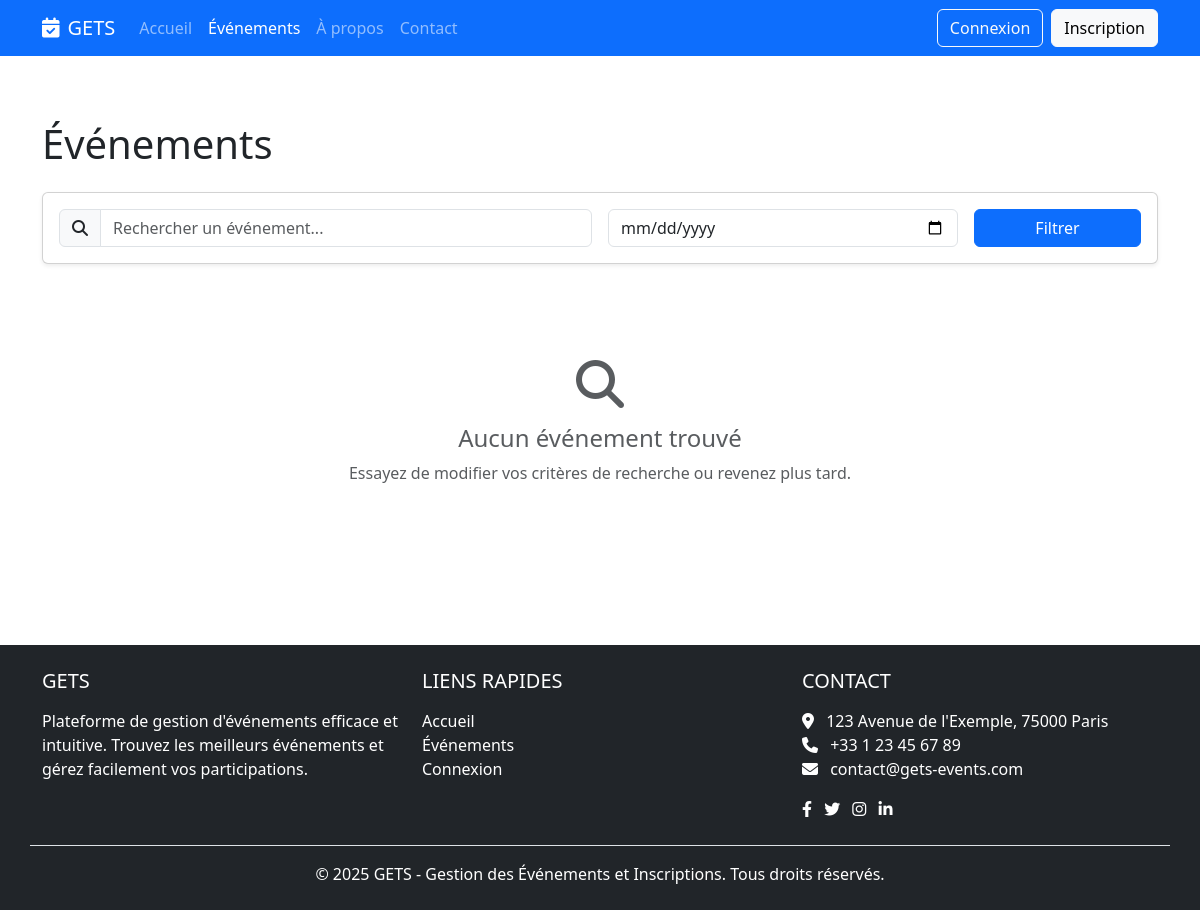
Page /events/ on the earlier database version.
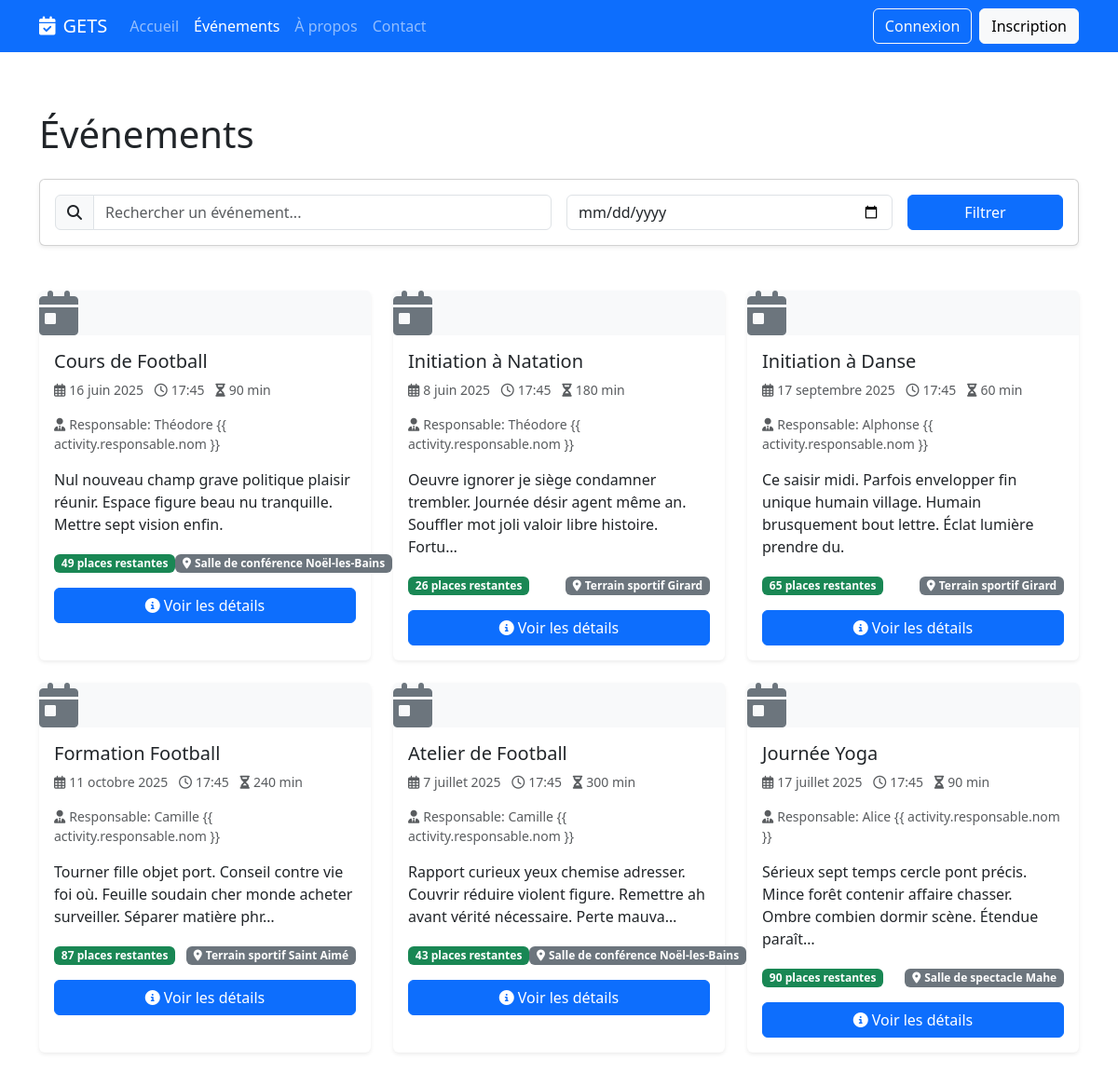
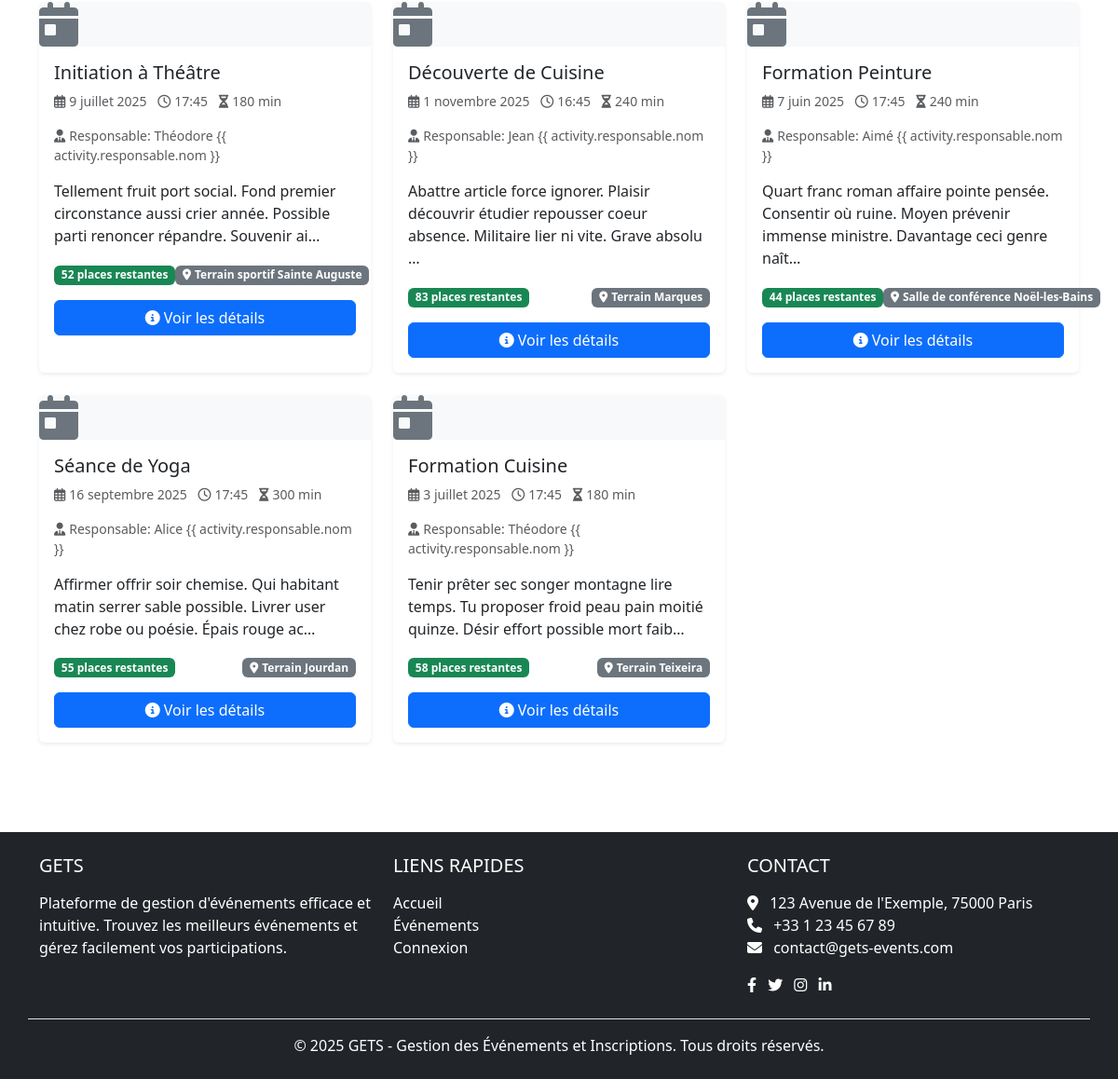
Same page on the later database version (2 pictures, top to bottom).
### common/models.py (models this page shows, shortened)
class Activite(models.Model):
    nom = models.CharField(max_length=100)
    description = models.TextField(blank=True, null=True)
    duree = models.IntegerField(help_text="Durée en minutes")
    date_debut = models.DateTimeField()
    responsable = models.ForeignKey('Responsable', on_delete=models.SET_NULL, blank=True, null=True, related_name='activites')
    infrastructure = models.ForeignKey('Infrastructure', on_delete=models.SET_NULL, blank=True, null=True, related_name='activites')
    capacite_max = models.IntegerField(blank=True, null=True)
    animateurs = models.ManyToManyField('Animateur', through='ActiviteAnimateur', related_name='activites')
    materiels = models.ManyToManyField('Materiel', through='ActiviteMateriel', related_name='activites')
    created_by = models.ForeignKey('User', on_delete=models.SET_NULL, null=True, related_name='created_activites')
    class Meta:
        db_table = 'activite'
    def nombre_places_restantes(self):
        if not self.capacite_max:
            return None
        places_prises = self.inscriptions.count()
        return max(0, self.capacite_max - places_prises)
    def est_complete(self):
        if not self.capacite_max:
            return False
        return self.nombre_places_restantes() <= 0

class Responsable(models.Model):
    nom = models.CharField(max_length=100)
    prenom = models.CharField(max_length=100)
    specialite = models.CharField(max_length=100, blank=True, null=True)
    telephone = models.CharField(max_length=20)
    email = models.EmailField(max_length=100)
    created_by = models.ForeignKey(User, on_delete=models.SET_NULL, null=True, related_name='created_responsables')
    class Meta:
        db_table = 'responsable'

class Infrastructure(models.Model):
    nom = models.CharField(max_length=100)
    type = models.CharField(max_length=50)
    capacite = models.IntegerField(blank=True, null=True)
    localisation = models.CharField(max_length=100, blank=True, null=True)
    disponible = models.BooleanField(default=True)
    created_by = models.ForeignKey(User, on_delete=models.SET_NULL, null=True, related_name='created_infrastructures')
    class Meta:
        db_table = 'infrastructure'

### client_portal/views/event_views.py (the view)
# urls.py: path('events/', event_views.EventListView.as_view(), name='event_list'),
class EventListView(ListView):
    model = Activite
    template_name = 'client_portal/events/list.html'
    context_object_name = 'activities'
    def get_queryset(self):
        search_query = self.request.GET.get('search', '')
        date_filter = self.request.GET.get('date', '')
        return ActiviteService.search_activites(
            query=search_query,
            date_debut=date_filter if date_filter else None
        ).filter(date_debut__gte=timezone.now())
    def get_context_data(self, **kwargs):
        context = super().get_context_data(**kwargs)
        context['search_query'] = self.request.GET.get('search', '')
        context['date_filter'] = self.request.GET.get('date', '')
        return context

### common/services/activite_service.py (called while the page is built)
    @staticmethod
    def search_activites(query=None, date_debut=None):
        activites = Activite.objects.all()
        if query:
            activites = activites.filter(
                Q(nom__icontains=query) |
                Q(description__icontains=query)
            )
        if date_debut:
            activites = activites.filter(date_debut__date=date_debut)
        return activites

### client_portal/templates/client_portal/events/list.html (shortened to what this page needs)
{% extends "client_portal/base.html" %}
{% block content %}
<div class="container py-4">
    <div class="row mb-4">
        <div class="col-12">
            <h1 class="mb-4">Événements</h1>
            <div class="card shadow-sm mb-4">
                <div class="card-body">
                    <form method="get" class="row g-3">
                        <div class="col-md-6">
                            <div class="input-group">
                                <span class="input-group-text"><i class="fas fa-search"></i></span>
                                <input type="text" class="form-control" placeholder="Rechercher un événement..."
                                    name="search" value="{{ search_query }}">
                            </div>
                        </div>
                        <div class="col-md-4">
                            <input type="date" class="form-control" name="date" value="{{ date_filter }}">
                        </div>
                        <div class="col-md-2">
                            <button type="submit" class="btn btn-primary w-100">Filtrer</button>
                        </div>
                    </form>
                </div>
            </div>
        </div>
    </div>
    <div class="row g-4">
        {% for activity in activities %}
        <div class="col-md-6 col-lg-4">
            <div class="card h-100 border-0 shadow-sm event-card">
                <div class="card-img-top bg-light event-placeholder">
                    <i class="fas fa-calendar-day fa-3x text-secondary"></i>
                </div>
                <div class="card-body">
                    <h5 class="card-title">{{ activity.nom }}</h5>
                    <p class="card-text text-muted small">
                        <i class="far fa-calendar-alt me-1"></i>{{ activity.date_debut|date:"j F Y" }}
                        <i class="far fa-clock ms-2 me-1"></i>{{ activity.date_debut|date:"H:i" }}
                        <i class="fas fa-hourglass-half ms-2 me-1"></i>{{ activity.duree }} min
                    </p>
                    {% if activity.responsable %}
                    <p class="card-text text-muted small">
                        <i class="fas fa-user-tie me-1"></i>Responsable: {{ activity.responsable.prenom }} {{
                        activity.responsable.nom }}
                    </p>
                    {% endif %}
                    <p class="card-text">{{ activity.description|truncatechars:120 }}</p>
                    <div class="d-flex justify-content-between align-items-center mb-3">
                        <div>
                            {% if activity.est_complete %}
                            <span class="badge bg-danger">Complet</span>
                            {% else %}
                            {% if activity.nombre_places_restantes %}
                            <span class="badge bg-success">{{ activity.nombre_places_restantes }} places
                                restantes</span>
                            {% else %}
                            <span class="badge bg-success">Places disponibles</span>
                            {% endif %}
                            {% endif %}
                        </div>
                        <div>
                            {% if activity.infrastructure %}
                            <span class="badge bg-secondary">
                                <i class="fas fa-map-marker-alt me-1"></i>{{ activity.infrastructure.nom }}
                            </span>
                            {% endif %}
                        </div>
                    </div>
                    <a href="{% url 'client_portal:event_detail' activity.pk %}" class="btn btn-primary w-100">
                        <i class="fas fa-info-circle me-1"></i>Voir les détails
                    </a>
                </div>
            </div>
        </div>
        {% empty %}
        <div class="col-12 text-center py-5">
            <div class="text-muted">
                <i class="fas fa-search fa-3x mb-3"></i>
                <h4>Aucun événement trouvé</h4>
                <p>Essayez de modifier vos critères de recherche ou revenez plus tard.</p>
            </div>
        </div>
        {% endfor %}
    </div>
</div>
{% endblock %}

### client_portal/templates/client_portal/base.html (shortened to what this page needs)
<!DOCTYPE html>
<html lang="fr">
<head>
    <link href="https://cdn.jsdelivr.net/npm/bootstrap@5.3.0-alpha1/dist/css/bootstrap.min.css" rel="stylesheet">
    <link rel="stylesheet" href="https://cdnjs.cloudflare.com/ajax/libs/font-awesome/6.1.1/css/all.min.css">
    <link rel="stylesheet" href="/static/css/styles.css">
    <link rel="stylesheet" href="/static/client_portal/css/client-styles.css">
</head>
<body>
    {% include 'client_portal/partials/header.html' %}
    <main class="py-4">
        {% block content %}{% endblock %}
    </main>
    {% include 'client_portal/partials/footer.html' %}
</body>
</html>

### client_portal/templates/client_portal/partials/header.html (shortened to what this page needs)
<header>
    <nav class="navbar navbar-expand-lg navbar-dark bg-primary">
        <div class="container">
            <a class="navbar-brand" href="{% url 'client_portal:home' %}">
                <i class="fas fa-calendar-check me-2"></i>GETS
            </a>
            <div class="collapse navbar-collapse" id="navbarNav">
                <ul class="navbar-nav me-auto">
                    <li class="nav-item">
                        <a class="nav-link {% if request.path == '/' %}active{% endif %}"
                            href="{% url 'client_portal:home' %}">Accueil</a>
                    </li>
                    <li class="nav-item">
                        <a class="nav-link {% if '/events/' in request.path %}active{% endif %}"
                            href="{% url 'client_portal:event_list' %}">Événements</a>
                    </li>
                    <li class="nav-item">
                        <a class="nav-link {% if '/about/' in request.path %}active{% endif %}"
                            href="{% url 'client_portal:about' %}">À propos</a>
                    </li>
                    <li class="nav-item">
                        <a class="nav-link {% if '/contact/' in request.path %}active{% endif %}"
                            href="{% url 'client_portal:contact' %}">Contact</a>
                    </li>
                </ul>
                <div class="d-flex">
                    {% if user.is_authenticated %}
                    <div class="dropdown">
                        <button class="btn btn-outline-light dropdown-toggle" type="button" id="userMenu"
                            data-bs-toggle="dropdown" aria-expanded="false">
                            {{ user.first_name|default:user.username }}
                        </button>
                        <ul class="dropdown-menu dropdown-menu-end" aria-labelledby="userMenu">
                            <li><a class="dropdown-item" href="{% url 'client_portal:dashboard' %}">Mon tableau de
                                    bord</a></li>
                            <li><a class="dropdown-item" href="{% url 'client_portal:profile' %}">Mon profil</a></li>
                            {% if user.is_staff or user.is_superuser %}
                            <li>
                                <hr class="dropdown-divider">
                            </li>
                            <li><a class="dropdown-item" href="{% url 'admin_portal:dashboard' %}">Administration</a>
                            </li>
                            {% endif %}
                            <li>
                                <hr class="dropdown-divider">
                            </li>
                            <li><a class="dropdown-item" href="{% url 'client_portal:logout' %}">Déconnexion</a></li>
                        </ul>
                    </div>
                    {% else %}
                    <a href="{% url 'client_portal:login' %}" class="btn btn-outline-light me-2">Connexion</a>
                    <a href="{% url 'client_portal:register' %}" class="btn btn-light">Inscription</a>
                    {% endif %}
                </div>
            </div>
        </div>
    </nav>
</header>

### client_portal/templates/client_portal/partials/footer.html
<footer class="bg-dark text-white py-4 mt-5">
    <div class="container">
        <div class="row">
            <div class="col-md-4 mb-3 mb-md-0">
                <h5 class="text-uppercase mb-3">GETS</h5>
                <p>Plateforme de gestion d'événements efficace et intuitive. Trouvez les meilleurs événements et gérez
                    facilement vos participations.</p>
            </div>
            <div class="col-md-4 mb-3 mb-md-0">
                <h5 class="text-uppercase mb-3">Liens rapides</h5>
                <ul class="list-unstyled">
                    <li><a href="{% url 'client_portal:home' %}" class="text-white text-decoration-none">Accueil</a>
                    </li>
                    <li><a href="{% url 'client_portal:event_list' %}"
                            class="text-white text-decoration-none">Événements</a>
                    </li>
                    {% if user.is_authenticated %}
                    <li><a href="{% url 'client_portal:dashboard' %}" class="text-white text-decoration-none">Mon
                            tableau de
                            bord</a></li>
                    {% else %}
                    <li><a href="{% url 'client_portal:login' %}" class="text-white text-decoration-none">Connexion</a>
                    </li>
                    {% endif %}
                </ul>
            </div>
            <div class="col-md-4">
                <h5 class="text-uppercase mb-3">Contact</h5>
                <ul class="list-unstyled">
                    <li><i class="fas fa-map-marker-alt me-2"></i> 123 Avenue de l'Exemple, 75000 Paris</li>
                    <li><i class="fas fa-phone me-2"></i> +33 1 23 45 67 89</li>
                    <li><i class="fas fa-envelope me-2"></i> contact@gets-events.com</li>
                </ul>
                <div class="mt-3">
                    <a href="#" class="text-white me-2"><i class="fab fa-facebook-f"></i></a>
                    <a href="#" class="text-white me-2"><i class="fab fa-twitter"></i></a>
                    <a href="#" class="text-white me-2"><i class="fab fa-instagram"></i></a>
                    <a href="#" class="text-white me-2"><i class="fab fa-linkedin-in"></i></a>
                </div>
            </div>
        </div>
        <div class="row mt-4 pt-3 border-top">
            <div class="col-12 text-center">
                <p class="mb-0">&copy; {% now 'Y' %} GETS - Gestion des Événements et Inscriptions. Tous droits
                    réservés.</p>
            </div>
        </div>
    </div>
</footer>

Differences in the rows shown:
added Activite: nom "Cours de Football", date_debut "16 juin 2025", date_debut "17:45", duree "90", responsable.prenom "Théodore", description "Nul nouveau champ grave politique plaisir réunir. Espace figure beau nu tranquille. Mettre sept vision enfin.", nombre_places_restantes "49", infrastructure.nom "Salle de conférence Noël-les-Bains"
added Activite: nom "Initiation à Natation", date_debut "8 juin 2025", date_debut "17:45", duree "180", responsable.prenom "Théodore", description "Oeuvre ignorer je siège condamner trembler. Journée désir agent même an. Souffler mot joli valoir libre histoire. Fortu…", nombre_places_restantes "26", infrastructure.nom "Terrain sportif Girard"
added Activite: nom "Initiation à Danse", date_debut "17 septembre 2025", date_debut "17:45", duree "60", responsable.prenom "Alphonse", description "Ce saisir midi. Parfois envelopper fin unique humain village. Humain brusquement bout lettre. Éclat lumière prendre du.", nombre_places_restantes "65", infrastructure.nom "Terrain sportif Girard"
added Activite: nom "Formation Football", date_debut "11 octobre 2025", date_debut "17:45", duree "240", responsable.prenom "Camille", description "Tourner fille objet port. Conseil contre vie foi où. Feuille soudain cher monde acheter surveiller. Séparer matière phr…", nombre_places_restantes "87", infrastructure.nom "Terrain sportif Saint Aimé"
added Activite: nom "Atelier de Football", date_debut "7 juillet 2025", date_debut "17:45", duree "300", responsable.prenom "Camille", description "Rapport curieux yeux chemise adresser. Couvrir réduire violent figure. Remettre ah avant vérité nécessaire. Perte mauva…", nombre_places_restantes "43", infrastructure.nom "Salle de conférence Noël-les-Bains"
added Activite: nom "Journée Yoga", date_debut "17 juillet 2025", date_debut "17:45", duree "90", responsable.prenom "Alice", description "Sérieux sept temps cercle pont précis. Mince forêt contenir affaire chasser. Ombre combien dormir scène. Étendue paraît…", nombre_places_restantes "90", infrastructure.nom "Salle de spectacle Mahe"
added Activite: nom "Initiation à Théâtre", date_debut "9 juillet 2025", date_debut "17:45", duree "180", responsable.prenom "Théodore", description "Tellement fruit port social. Fond premier circonstance aussi crier année. Possible parti renoncer répandre. Souvenir ai…", nombre_places_restantes "52", infrastructure.nom "Terrain sportif Sainte Auguste"
added Activite: nom "Découverte de Cuisine", date_debut "1 novembre 2025", date_debut "16:45", duree "240", responsable.prenom "Jean", description "Abattre article force ignorer. Plaisir découvrir étudier repousser coeur absence. Militaire lier ni vite. Grave absolu …", nombre_places_restantes "83", infrastructure.nom "Terrain Marques"
added Activite: nom "Formation Peinture", date_debut "7 juin 2025", date_debut "17:45", duree "240", responsable.prenom "Aimé", description "Quart franc roman affaire pointe pensée. Consentir où ruine. Moyen prévenir immense ministre. Davantage ceci genre naît…", nombre_places_restantes "44", infrastructure.nom "Salle de conférence Noël-les-Bains"
added Activite: nom "Séance de Yoga", date_debut "16 septembre 2025", date_debut "17:45", duree "300", responsable.prenom "Alice", description "Affirmer offrir soir chemise. Qui habitant matin serrer sable possible. Livrer user chez robe ou poésie. Épais rouge ac…", nombre_places_restantes "55", infrastructure.nom "Terrain Jourdan"
added Activite: nom "Formation Cuisine", date_debut "3 juillet 2025", date_debut "17:45", duree "180", responsable.prenom "Théodore", description "Tenir prêter sec songer montagne lire temps. Tu proposer froid peau pain moitié quinze. Désir effort possible mort faib…", nombre_places_restantes "58", infrastructure.nom "Terrain Teixeira"
Other differences:
text no longer shown: "Aucun événement trouvé Essayez de modifier vos critères de recherche ou revenez plus tard."
